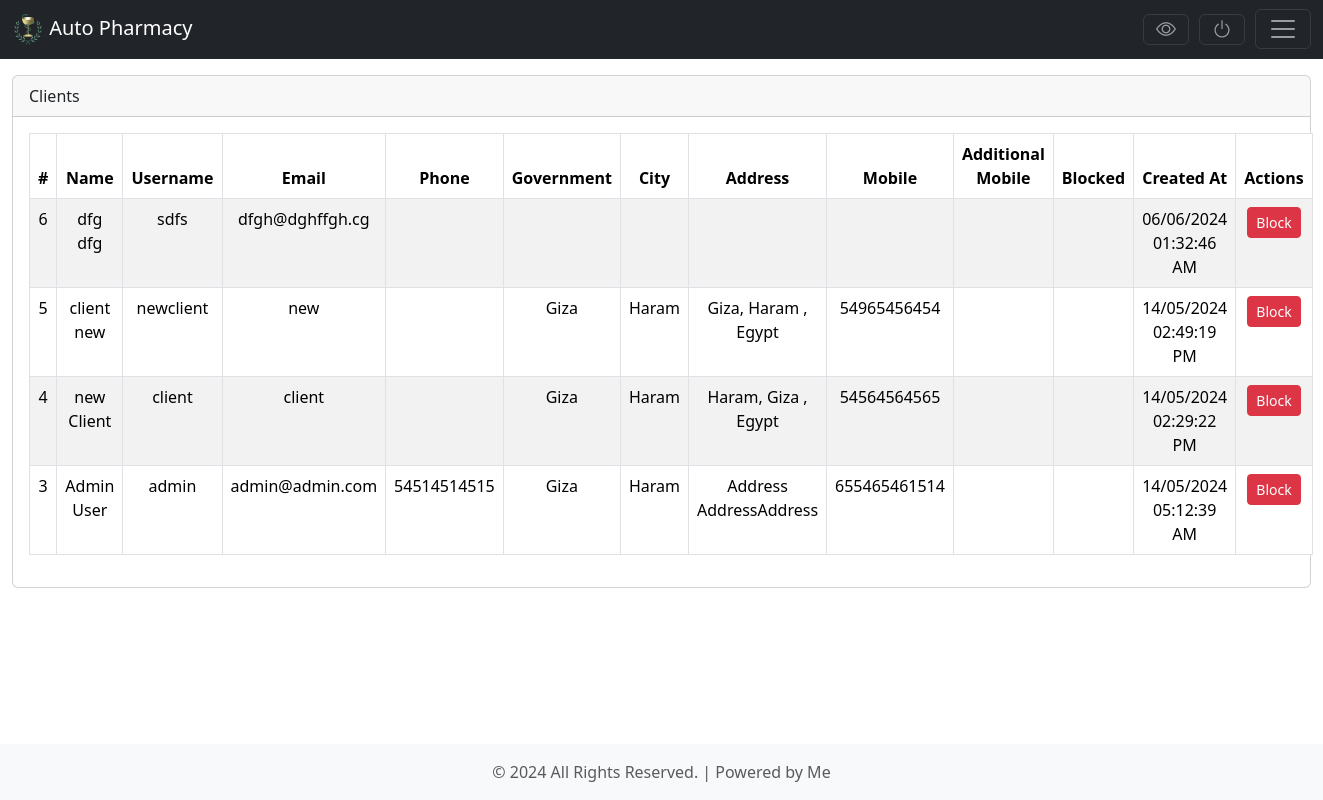
The page /admin/clients/index.php (signed in) on the database its author committed.
### tables this page shows
CREATE TABLE `clients` (
  `id` int(11) NOT NULL,
  `f_name` varchar(150) DEFAULT NULL,
  `l_name` varchar(150) DEFAULT NULL,
  `username` varchar(350) DEFAULT NULL,
  `pass` varchar(550) DEFAULT NULL,
  `notes` text DEFAULT NULL,
  `deleted` char(1) NOT NULL DEFAULT 'N',
  `blocled` char(1) NOT NULL DEFAULT 'N',
  `created_at` datetime NOT NULL DEFAULT sysdate(),
  `updated_at` datetime DEFAULT NULL,
  `email` varchar(750) DEFAULT NULL,
  `blocked` char(1) NOT NULL DEFAULT 'N',
  `phone` varchar(25) DEFAULT NULL,
  `govern` varchar(600) DEFAULT NULL,
  `city` varchar(720) DEFAULT NULL,
  `address` text DEFAULT NULL,
  `mob` varchar(25) DEFAULT NULL,
  `add_mob` varchar(25) DEFAULT NULL
);

### classes/Info.php (called while the page is built, shortened)
<?php
class Info
{
    public static $DB_HOSTNAME = '127.0.0.1',
        $DB_USERNAME = 'root',
        $DB_PASSWORD = '',
        $DB_NAME = 'pharmacy',
        $P_KEYS = ['s', 'd', 'i', 'b'],
        $conn = null;
    public static function open_conn()
    {
        if (empty(Info::$conn)) {
            Info::$conn = mysqli_connect(Info::$DB_HOSTNAME, Info::$DB_USERNAME, Info::$DB_PASSWORD, Info::$DB_NAME);
            Info::$conn->set_charset('utf8');
        }
    }
    public static function getQuery($sql, $params = null)
    {
        if (!empty($sql)) {
            $rslt = [];
            try {
                $stmt = mysqli_prepare(Info::$conn, $sql);
                if ($stmt->execute()) {
                    $rslt = mysqli_fetch_all($stmt->get_result(), MYSQLI_BOTH);
                }
            } catch (Exception $e) {
                echo $e;
                die();
            } finally {
                return $rslt;
            }
        }
    }
}

### admin/clients/index.php (the view, shortened to what this page needs)
<?php
$data = Info::getQuery("select id,
                                concat(f_name,' ',l_name) name,
                                username,
                                email,
                                phone,
                                govern,
                                city,
                                address,
                                mob,
                                add_mob,
                                blocked,
                                date_format(created_at, '%d/%m/%Y %r') as created_at
                            from clients
                        where deleted = 'N'
                        order by id desc");
?>
<!doctype html>
<html lang="en" class="h-100">
<head>
    <?php require_once '../pages/h-scripts.php' ?>
    <link href="https://cdn.datatables.net/2.0.7/css/dataTables.bootstrap5.css" rel="stylesheet">
    <link href="https://cdn.datatables.net/responsive/3.0.2/css/responsive.bootstrap5.css" rel="stylesheet">
    <link href="https://cdn.datatables.net/buttons/3.0.2/css/buttons.bootstrap5.css" rel="stylesheet">
</head>
<body class="d-flex flex-column h-100">
    <?php require_once '../pages/header.php' ?>
    <main class="flex-shrink-0">
        <div class="container-fluid mt-3 mb-2">
            <div class="card">
                <div class="card-header">
                    <div class="row">
                        <div class="col-xl-12 col-lg-12 col-md-12 align-self-center">
                            Clients
                        </div>
                    </div>
                </div>
                <div class="card-body">
                    <table id="tbl_data" class="table table-striped table-bordered table-hover text-center">
                        <thead>
                            <tr>
                                <th class="text-center">#</th>
                                <th class="text-center">Name</th>
                                <th class="text-center">Username</th>
                                <th class="text-center">Email</th>
                                <th class="text-center">Phone</th>
                                <th class="text-center">Government</th>
                                <th class="text-center">City</th>
                                <th class="text-center">Address</th>
                                <th class="text-center">Mobile</th>
                                <th class="text-center">Additional Mobile</th>
                                <th class="text-center">Blocked</th>
                                <th class="text-center">Created At</th>
                                <th class="text-center">Actions</th>
                            </tr>
                        </thead>
                        <tbody>
                            <?php
                            if (!empty($data) && is_countable($data) && count($data) > 0) {
                                foreach ($data as $row) {
                                    echo '<tr>
                                            <td>' . $row['id'] . '</td>
                                            <td>' . $row['name'] . '</td>
                                            <td>' . $row['username'] . '</td>
                                            <td>' . $row['email'] . '</td>
                                            <td>' . $row['phone'] . '</td>
                                            <td>' . $row['govern'] . '</td>
                                            <td>' . $row['city'] . '</td>
                                            <td>' . $row['address'] . '</td>
                                            <td>' . $row['mob'] . '</td>
                                            <td>' . $row['add_mob'] . '</td>
                                            <td>' . ($row['blocked'] == 'Y' ? '<span class="text-danger">Blocked</span>' : '') . '</td>
                                            <td>' . $row['created_at'] . '</td>
                                            <td>
                                                <div class="btn-group" role="group">
                                                    '.($row['blocked'] == 'N' ? '<button type="button" class="ml-2 btn btn-sm btn-danger" onclick="delete_row(' . $row['id'] . ');">Block</button>' : '').'
                                                    '.($row['blocked'] == 'Y' ? '<button type="button" class="ml-2 btn btn-sm btn-light" onclick="unblock(' . $row['id'] . ');">Un Block</button>' : '').'
                                                </div>
                                            </td>
                                        </tr>';
                                }
                            }
                            ?>
                        </tbody>
                    </table>
                </div>
            </div>
        </div>
    </main>
    <?php require_once '../pages/footer.php' ?>
</body>
</html>

### rows shown on the page
clients: id "6", name "dfg dfg", username "sdfs", email "dfgh@dghffgh.cg", created_at "06/06/2024 01:32:46 AM"
clients: id "5", name "client new", username "newclient", email "new", govern "Giza", city "Haram", address "Giza, Haram , Egypt", mob "54965456454", created_at "14/05/2024 02:49:19 PM"
clients: id "4", name "new Client", username "client", email "client", govern "Giza", city "Haram", address "Haram, Giza , Egypt", mob "54564564565", created_at "14/05/2024 02:29:22 PM"
clients: id "3", name "Admin User", username "admin", email "admin@admin.com", phone "54514514515", govern "Giza", city "Haram", address "Address AddressAddress", mob "655465461514", created_at "14/05/2024 05:12:39 AM"
